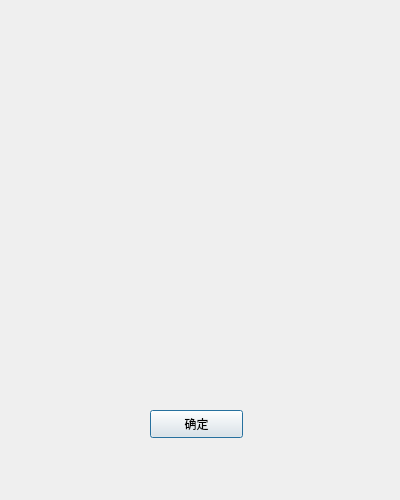
<?xml version="1.0" encoding="UTF-8"?>
<ui version="4.0">
 <class>Dice</class>
 <widget class="QDialog" name="Dice">
  <property name="geometry">
   <rect>
    <x>0</x>
    <y>0</y>
    <width>400</width>
    <height>500</height>
   </rect>
  </property>
  <property name="windowTitle">
   <string>掷骰子</string>
  </property>
  <widget class="QPushButton" name="Button_ok">
   <property name="geometry">
    <rect>
     <x>150</x>
     <y>410</y>
     <width>93</width>
     <height>28</height>
    </rect>
   </property>
   <property name="text">
    <string>确定</string>
   </property>
  </widget>
 </widget>
 <resources/>
 <connections/>
</ui>
